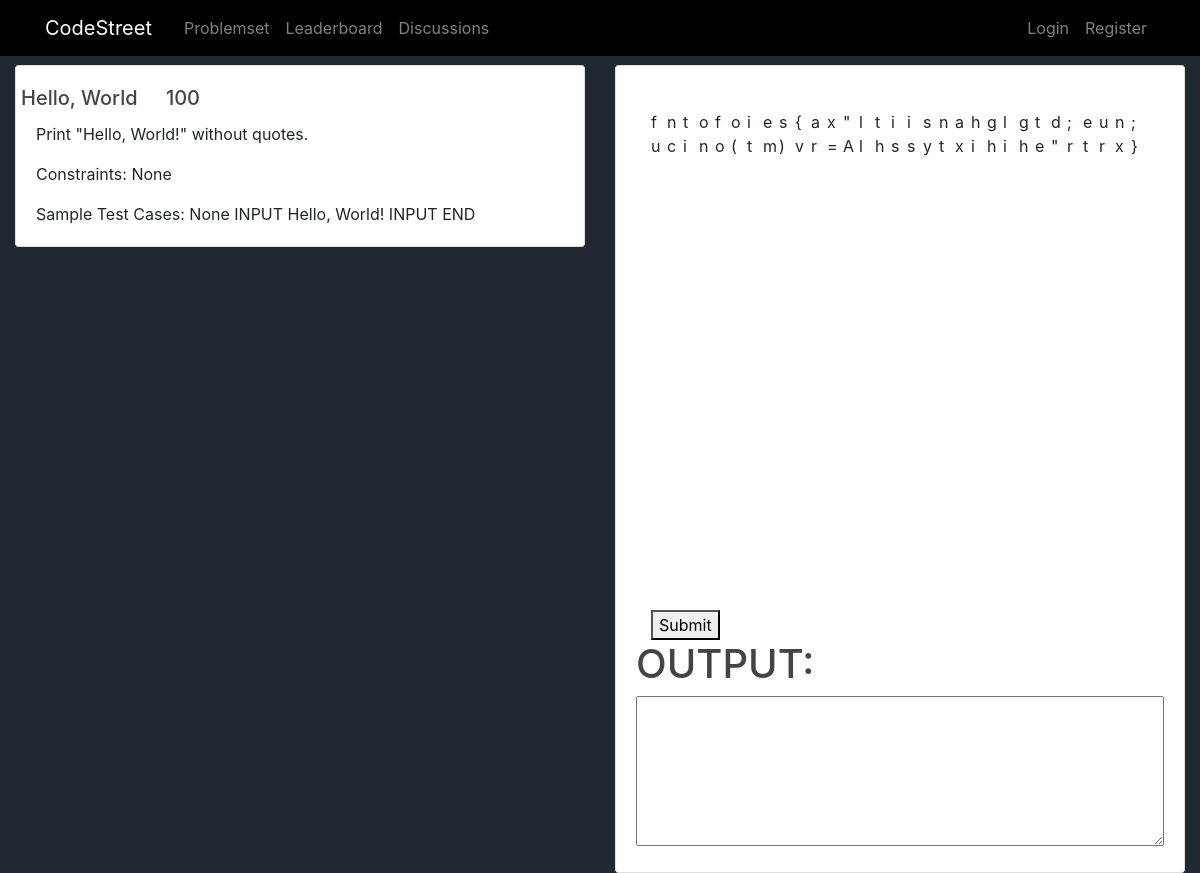
The page /problem/1 on the database its author committed.
### problemset/models.py (models this page shows, shortened)
class Problem(models.Model):
    title = models.CharField(max_length=50)
    description = models.TextField(max_length=10000)
    points = models.IntegerField(default=100)
    category = models.ForeignKey(Category, on_delete=models.CASCADE, default=1)
    test_case = models.TextField(max_length=10000, null=set)
    hidden_test_cases = models.TextField(max_length=10000000, null=set)
    constraints = models.TextField(max_length=1000, null=set)
    @staticmethod
    def get_all_objects_by_id(ID):
        if ID:
            return Problem.objects.filter(id=ID)
        else:
            return Problem.get_all_objects()

### problemset/views.py (the view)
# urls.py: path('problem/<int:pk>', views.problem, name='problemset-problem'),
def problem(request, pk):
    print(pk)
    problems = Problem.get_all_objects_by_id(pk)
    return render(request, 'problemset/problem.html', {'problems': problems})

### problemset/templates/problemset/problem.html (shortened to what this page needs)
{% extends "problemset/base.html"%}
{% block content %}
<div class="container-fluid">
<div class="row">
  <div class="col-sm-6">
    <div class="card">
      <div class="card-body">
        {% for problem in problems %}
        <div class="row">
            <h5 class="card-title">{{ problem.title }}</h5>
            <h5 class="card-text" style="position:fixed;  right: 1000px;">{{ problem.points }}</p>
        </div>
            <p class="card-text">{{ problem.description }}</p>
            <p class="card-text">Constraints: {{ problem.constraints }}</p>
            <p class="card-text">Sample Test Cases: {{ problem.test_case }}</p>
        {% endfor %}
      </div>
    </div>
  </div>
  <div class="col-sm-6">
    <div class="card">
      <div class="card-body">
        <div class="container pt-4">
            <div id="editor">
                {% if code != None %}
                    {% for cod in code %}
                {{ cod }}
                    {%endfor%}
                {% else %}
            function foo(items) {
                var x = "All this is syntax highlighted";
                return x;
            }
                {% endif %}
            </div>
                <button id="submit" >{% csrf_token %} Submit</button>
            </div>
          <h1>
        OUTPUT:
    </h1>
    <textarea id="output" cols="30" rows="10" readonly>
    </textarea>
      </div>
    </div>
  </div>
</div>
</div>
{% endblock %}

### problemset/static/problemset/main.css (style rules this page uses)
.main-body { background: #222831; }
h1, h2, h3, h4, h5, h6 { color: #444444; }
#editor { position: relative; width: 1000px; height: 500px; }
#output { position: relative; width: 100%; height: 150px; }
#editor { position: relative; width: 100%; columns: 200; }

### rows shown on the page
Problem: title "Hello, World", points "100", description "Print \"Hello, World!\" without quotes.", constraints "None", test_case "None INPUT Hello, World! INPUT END"
